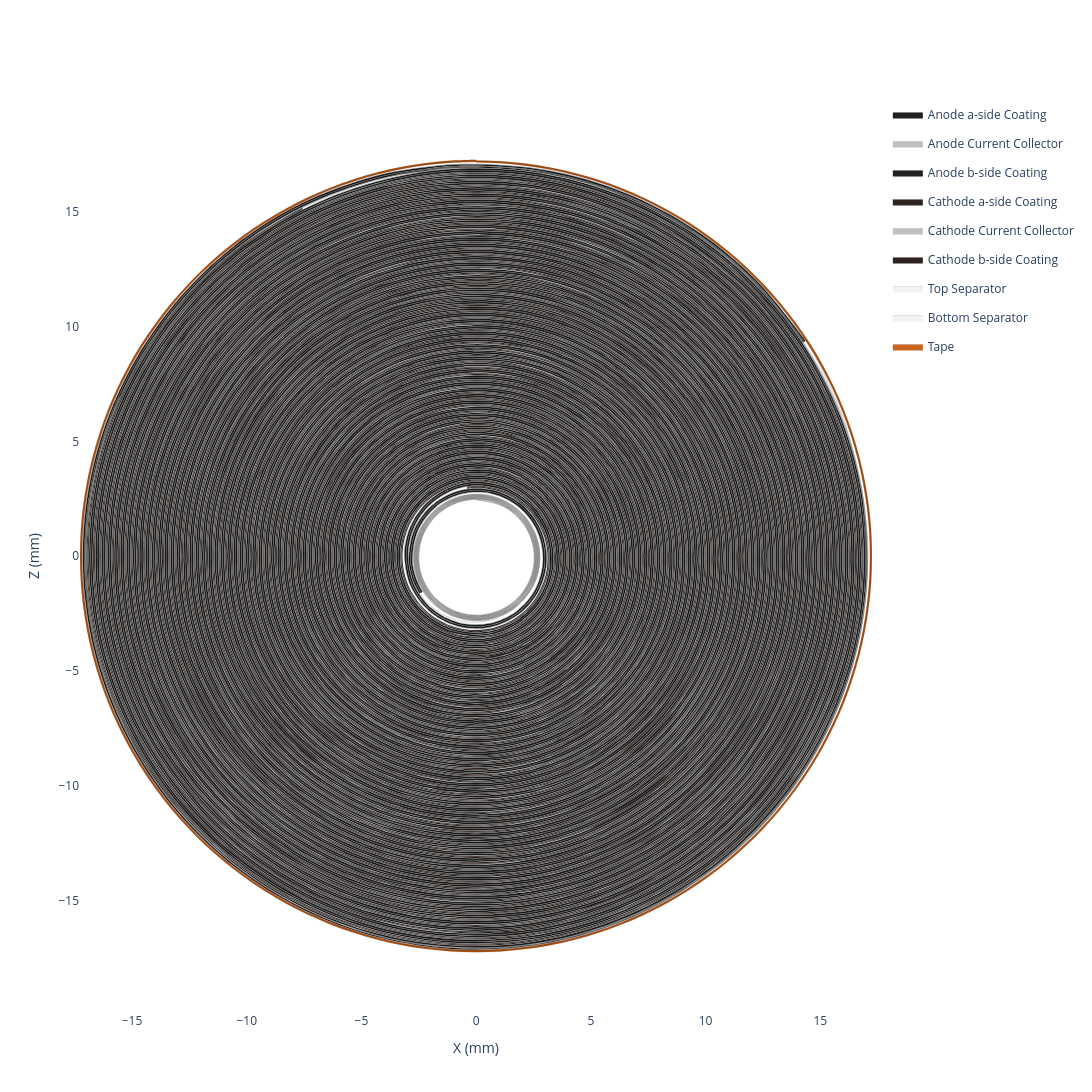

Notebook source saved alongside this figure:
### Code cell
my_jellyroll.get_spiral_plot(height=1300, width=1300).show()

### Figure 1 — Plotly figure (JSON) as saved in the notebook; plotly's stock layout.template omitted (floating-point values rounded to 4 significant figures; data arrays with more than 128 entries replaced by an {"elided": "..."} marker saying what was removed)
{"data": [{"customdata": {"elided": "2824x6 float values"}, "fill": "toself", "fillcolor": "#1f1f1f", "hovertemplate": "<b>Anode a-side Coating (Extruded)</b><br>Theta: %{customdata[0]:.2f}°<br>Unwrapped Length: %{customdata[1]:.2f} mm<br>Radius: %{customdata[2]:.2f} mm<br>X: %{customdata[3]:.2f} mm<br>Z: %{customdata[4]:.2f} mm<br>Turns: %{customdata[5]:.2f}<extra></extra>", "legendgroup": "Anode a-side Coating", "line": {"color": "black", "shape": "spline", "width": 0.1}, "mode": "lines", "name": "Anode a-side Coating", "type": "scatter", "x": {"elided": "2824 float values"}, "y": {"elided": "2824 float values"}}, {"customdata": {"elided": "2824x6 float values"}, "fill": "toself", "fillcolor": "#C0C0C0", "hovertemplate": "<b>Anode Current Collector (Extruded)</b><br>Theta: %{customdata[0]:.2f}°<br>Unwrapped Length: %{customdata[1]:.2f} mm<br>Radius: %{customdata[2]:.2f} mm<br>X: %{customdata[3]:.2f} mm<br>Z: %{customdata[4]:.2f} mm<br>Turns: %{customdata[5]:.2f}<extra></extra>", "legendgroup": "Anode Current Collector", "line": {"color": "black", "shape": "spline", "width": 0.1}, "mode": "lines", "name": "Anode Current Collector", "type": "scatter", "x": {"elided": "2824 float values"}, "y": {"elided": "2824 float values"}}, {"customdata": {"elided": "2824x6 float values"}, "fill": "toself", "fillcolor": "#1f1f1f", "hovertemplate": "<b>Anode b-side Coating (Extruded)</b><br>Theta: %{customdata[0]:.2f}°<br>Unwrapped Length: %{customdata[1]:.2f} mm<br>Radius: %{customdata[2]:.2f} mm<br>X: %{customdata[3]:.2f} mm<br>Z: %{customdata[4]:.2f} mm<br>Turns: %{customdata[5]:.2f}<extra></extra>", "legendgroup": "Anode b-side Coating", "line": {"color": "black", "shape": "spline", "width": 0.1}, "mode": "lines", "name": "Anode b-side Coating", "type": "scatter", "x": {"elided": "2824 float values"}, "y": {"elided": "2824 float values"}}, {"customdata": {"elided": "2594x6 float values"}, "fill": "toself", "fillcolor": "#2f241f", "hovertemplate": "<b>Cathode a-side Coating (Extruded)</b><br>Theta: %{customdata[0]:.2f}°<br>Unwrapped Length: %{customdata[1]:.2f} mm<br>Radius: %{customdata[2]:.2f} mm<br>X: %{customdata[3]:.2f} mm<br>Z: %{customdata[4]:.2f} mm<br>Turns: %{customdata[5]:.2f}<extra></extra>", "legendgroup": "Cathode a-side Coating", "line": {"color": "black", "shape": "spline", "width": 0.1}, "mode": "lines", "name": "Cathode a-side Coating", "type": "scatter", "x": {"elided": "2594 float values"}, "y": {"elided": "2594 float values"}}, {"customdata": {"elided": "2594x6 float values"}, "fill": "toself", "fillcolor": "#C0C0C0", "hovertemplate": "<b>Cathode Current Collector (Extruded)</b><br>Theta: %{customdata[0]:.2f}°<br>Unwrapped Length: %{customdata[1]:.2f} mm<br>Radius: %{customdata[2]:.2f} mm<br>X: %{customdata[3]:.2f} mm<br>Z: %{customdata[4]:.2f} mm<br>Turns: %{customdata[5]:.2f}<extra></extra>", "legendgroup": "Cathode Current Collector", "line": {"color": "black", "shape": "spline", "width": 0.1}, "mode": "lines", "name": "Cathode Current Collector", "type": "scatter", "x": {"elided": "2594 float values"}, "y": {"elided": "2594 float values"}}, {"customdata": {"elided": "2594x6 float values"}, "fill": "toself", "fillcolor": "#2f241f", "hovertemplate": "<b>Cathode b-side Coating (Extruded)</b><br>Theta: %{customdata[0]:.2f}°<br>Unwrapped Length: %{customdata[1]:.2f} mm<br>Radius: %{customdata[2]:.2f} mm<br>X: %{customdata[3]:.2f} mm<br>Z: %{customdata[4]:.2f} mm<br>Turns: %{customdata[5]:.2f}<extra></extra>", "legendgroup": "Cathode b-side Coating", "line": {"color": "black", "shape": "spline", "width": 0.1}, "mode": "lines", "name": "Cathode b-side Coating", "type": "scatter", "x": {"elided": "2594 float values"}, "y": {"elided": "2594 float values"}}, {"customdata": {"elided": "3532x6 float values"}, "fill": "toself", "fillcolor": "#f2f2f2", "hovertemplate": "<b>Top Separator (Extruded)</b><br>Theta: %{customdata[0]:.2f}°<br>Unwrapped Length: %{customdata[1]:.2f} mm<br>Radius: %{customdata[2]:.2f} mm<br>X: %{customdata[3]:.2f} mm<br>Z: %{customdata[4]:.2f} mm<br>Turns: %{customdata[5]:.2f}<extra></extra>", "legendgroup": "Top Separator", "line": {"color": "black", "shape": "spline", "width": 0.1}, "mode": "lines", "name": "Top Separator", "type": "scatter", "x": {"elided": "3532 float values"}, "y": {"elided": "3532 float values"}}, {"customdata": {"elided": "3532x6 float values"}, "fill": "toself", "fillcolor": "#f2f2f2", "hovertemplate": "<b>Bottom Separator (Extruded)</b><br>Theta: %{customdata[0]:.2f}°<br>Unwrapped Length: %{customdata[1]:.2f} mm<br>Radius: %{customdata[2]:.2f} mm<br>X: %{customdata[3]:.2f} mm<br>Z: %{customdata[4]:.2f} mm<br>Turns: %{customdata[5]:.2f}<extra></extra>", "legendgroup": "Bottom Separator", "line": {"color": "black", "shape": "spline", "width": 0.1}, "mode": "lines", "name": "Bottom Separator", "type": "scatter", "x": {"elided": "3532 float values"}, "y": {"elided": "3532 float values"}}, {"customdata": {"elided": "606x6 float values"}, "fill": "toself", "fillcolor": "#C9641F", "hovertemplate": "<b>Tape (Extruded)</b><br>Theta: %{customdata[0]:.2f}°<br>Unwrapped Length: %{customdata[1]:.2f} mm<br>Radius: %{customdata[2]:.2f} mm<br>X: %{customdata[3]:.2f} mm<br>Z: %{customdata[4]:.2f} mm<br>Turns: %{customdata[5]:.2f}<extra></extra>", "legendgroup": "Tape", "line": {"color": "black", "shape": "spline", "width": 0.1}, "mode": "lines", "name": "Tape", "type": "scatter", "x": {"elided": "606 float values"}, "y": {"elided": "606 float values"}}, {"customdata": {"elided": "1764x6 float values"}, "hovertemplate": "<b>Top Separator</b><br>Theta: %{customdata[0]:.2f}°<br>Unwrapped Length: %{customdata[1]:.2f} mm<br>Radius: %{customdata[2]:.2f} mm<br>X: %{customdata[3]:.2f} mm<br>Z: %{customdata[4]:.2f} mm<br>Turns: %{customdata[5]:.2f}<extra></extra>", "legendgroup": "Top Separator", "line": {"color": "#f2f2f2", "shape": "spline", "width": 0}, "mode": "lines", "name": "Top Separator", "showlegend": false, "type": "scatter", "x": {"elided": "1764 float values"}, "y": {"elided": "1764 float values"}}, {"customdata": {"elided": "1410x6 float values"}, "hovertemplate": "<b>Anode a-side Coating</b><br>Theta: %{customdata[0]:.2f}°<br>Unwrapped Length: %{customdata[1]:.2f} mm<br>Radius: %{customdata[2]:.2f} mm<br>X: %{customdata[3]:.2f} mm<br>Z: %{customdata[4]:.2f} mm<br>Turns: %{customdata[5]:.2f}<extra></extra>", "legendgroup": "Anode a-side Coating", "line": {"color": "#1f1f1f", "shape": "spline", "width": 0}, "mode": "lines", "name": "Anode a-side Coating", "showlegend": false, "type": "scatter", "x": {"elided": "1410 float values"}, "y": {"elided": "1410 float values"}}, {"customdata": {"elided": "1410x6 float values"}, "hovertemplate": "<b>Anode Current Collector</b><br>Theta: %{customdata[0]:.2f}°<br>Unwrapped Length: %{customdata[1]:.2f} mm<br>Radius: %{customdata[2]:.2f} mm<br>X: %{customdata[3]:.2f} mm<br>Z: %{customdata[4]:.2f} mm<br>Turns: %{customdata[5]:.2f}<extra></extra>", "legendgroup": "Anode Current Collector", "line": {"color": "#C0C0C0", "shape": "spline", "width": 0}, "mode": "lines", "name": "Anode Current Collector", "showlegend": false, "type": "scatter", "x": {"elided": "1410 float values"}, "y": {"elided": "1410 float values"}}, {"customdata": {"elided": "1410x6 float values"}, "hovertemplate": "<b>Anode b-side Coating</b><br>Theta: %{customdata[0]:.2f}°<br>Unwrapped Length: %{customdata[1]:.2f} mm<br>Radius: %{customdata[2]:.2f} mm<br>X: %{customdata[3]:.2f} mm<br>Z: %{customdata[4]:.2f} mm<br>Turns: %{customdata[5]:.2f}<extra></extra>", "legendgroup": "Anode b-side Coating", "line": {"color": "#1f1f1f", "shape": "spline", "width": 0}, "mode": "lines", "name": "Anode b-side Coating", "showlegend": false, "type": "scatter", "x": {"elided": "1410 float values"}, "y": {"elided": "1410 float values"}}, {"customdata": {"elided": "1764x6 float values"}, "hovertemplate": "<b>Bottom Separator</b><br>Theta: %{customdata[0]:.2f}°<br>Unwrapped Length: %{customdata[1]:.2f} mm<br>Radius: %{customdata[2]:.2f} mm<br>X: %{customdata[3]:.2f} mm<br>Z: %{customdata[4]:.2f} mm<br>Turns: %{customdata[5]:.2f}<extra></extra>", "legendgroup": "Bottom Separator", "line": {"color": "#f2f2f2", "shape": "spline", "width": 0}, "mode": "lines", "name": "Bottom Separator", "showlegend": false, "type": "scatter", "x": {"elided": "1764 float values"}, "y": {"elided": "1764 float values"}}, {"customdata": {"elided": "1295x6 float values"}, "hovertemplate": "<b>Cathode a-side Coating</b><br>Theta: %{customdata[0]:.2f}°<br>Unwrapped Length: %{customdata[1]:.2f} mm<br>Radius: %{customdata[2]:.2f} mm<br>X: %{customdata[3]:.2f} mm<br>Z: %{customdata[4]:.2f} mm<br>Turns: %{customdata[5]:.2f}<extra></extra>", "legendgroup": "Cathode a-side Coating", "line": {"color": "#2f241f", "shape": "spline", "width": 0}, "mode": "lines", "name": "Cathode a-side Coating", "showlegend": false, "type": "scatter", "x": {"elided": "1295 float values"}, "y": {"elided": "1295 float values"}}, {"customdata": {"elided": "1295x6 float values"}, "hovertemplate": "<b>Cathode Current Collector</b><br>Theta: %{customdata[0]:.2f}°<br>Unwrapped Length: %{customdata[1]:.2f} mm<br>Radius: %{customdata[2]:.2f} mm<br>X: %{customdata[3]:.2f} mm<br>Z: %{customdata[4]:.2f} mm<br>Turns: %{customdata[5]:.2f}<extra></extra>", "legendgroup": "Cathode Current Collector", "line": {"color": "#C0C0C0", "shape": "spline", "width": 0}, "mode": "lines", "name": "Cathode Current Collector", "showlegend": false, "type": "scatter", "x": {"elided": "1295 float values"}, "y": {"elided": "1295 float values"}}, {"customdata": {"elided": "1295x6 float values"}, "hovertemplate": "<b>Cathode b-side Coating</b><br>Theta: %{customdata[0]:.2f}°<br>Unwrapped Length: %{customdata[1]:.2f} mm<br>Radius: %{customdata[2]:.2f} mm<br>X: %{customdata[3]:.2f} mm<br>Z: %{customdata[4]:.2f} mm<br>Turns: %{customdata[5]:.2f}<extra></extra>", "legendgroup": "Cathode b-side Coating", "line": {"color": "#2f241f", "shape": "spline", "width": 0}, "mode": "lines", "name": "Cathode b-side Coating", "showlegend": false, "type": "scatter", "x": {"elided": "1295 float values"}, "y": {"elided": "1295 float values"}}, {"customdata": {"elided": "301x6 float values"}, "hovertemplate": "<b>Tape</b><br>Theta: %{customdata[0]:.2f}°<br>Unwrapped Length: %{customdata[1]:.2f} mm<br>Radius: %{customdata[2]:.2f} mm<br>X: %{customdata[3]:.2f} mm<br>Z: %{customdata[4]:.2f} mm<br>Turns: %{customdata[5]:.2f}<extra></extra>", "legendgroup": "Tape", "line": {"color": "#C9641F", "shape": "spline", "width": 0}, "mode": "lines", "name": "Tape", "showlegend": false, "type": "scatter", "x": {"elided": "301 float values"}, "y": {"elided": "301 float values"}}], "layout": {"height": 1300, "hovermode": "closest", "paper_bgcolor": "white", "plot_bgcolor": "white", "width": 1300, "xaxis": {"scaleanchor": "y", "title": {"text": "X (mm)"}, "zeroline": false}, "yaxis": {"title": {"text": "Z (mm)"}, "zeroline": false}}}
